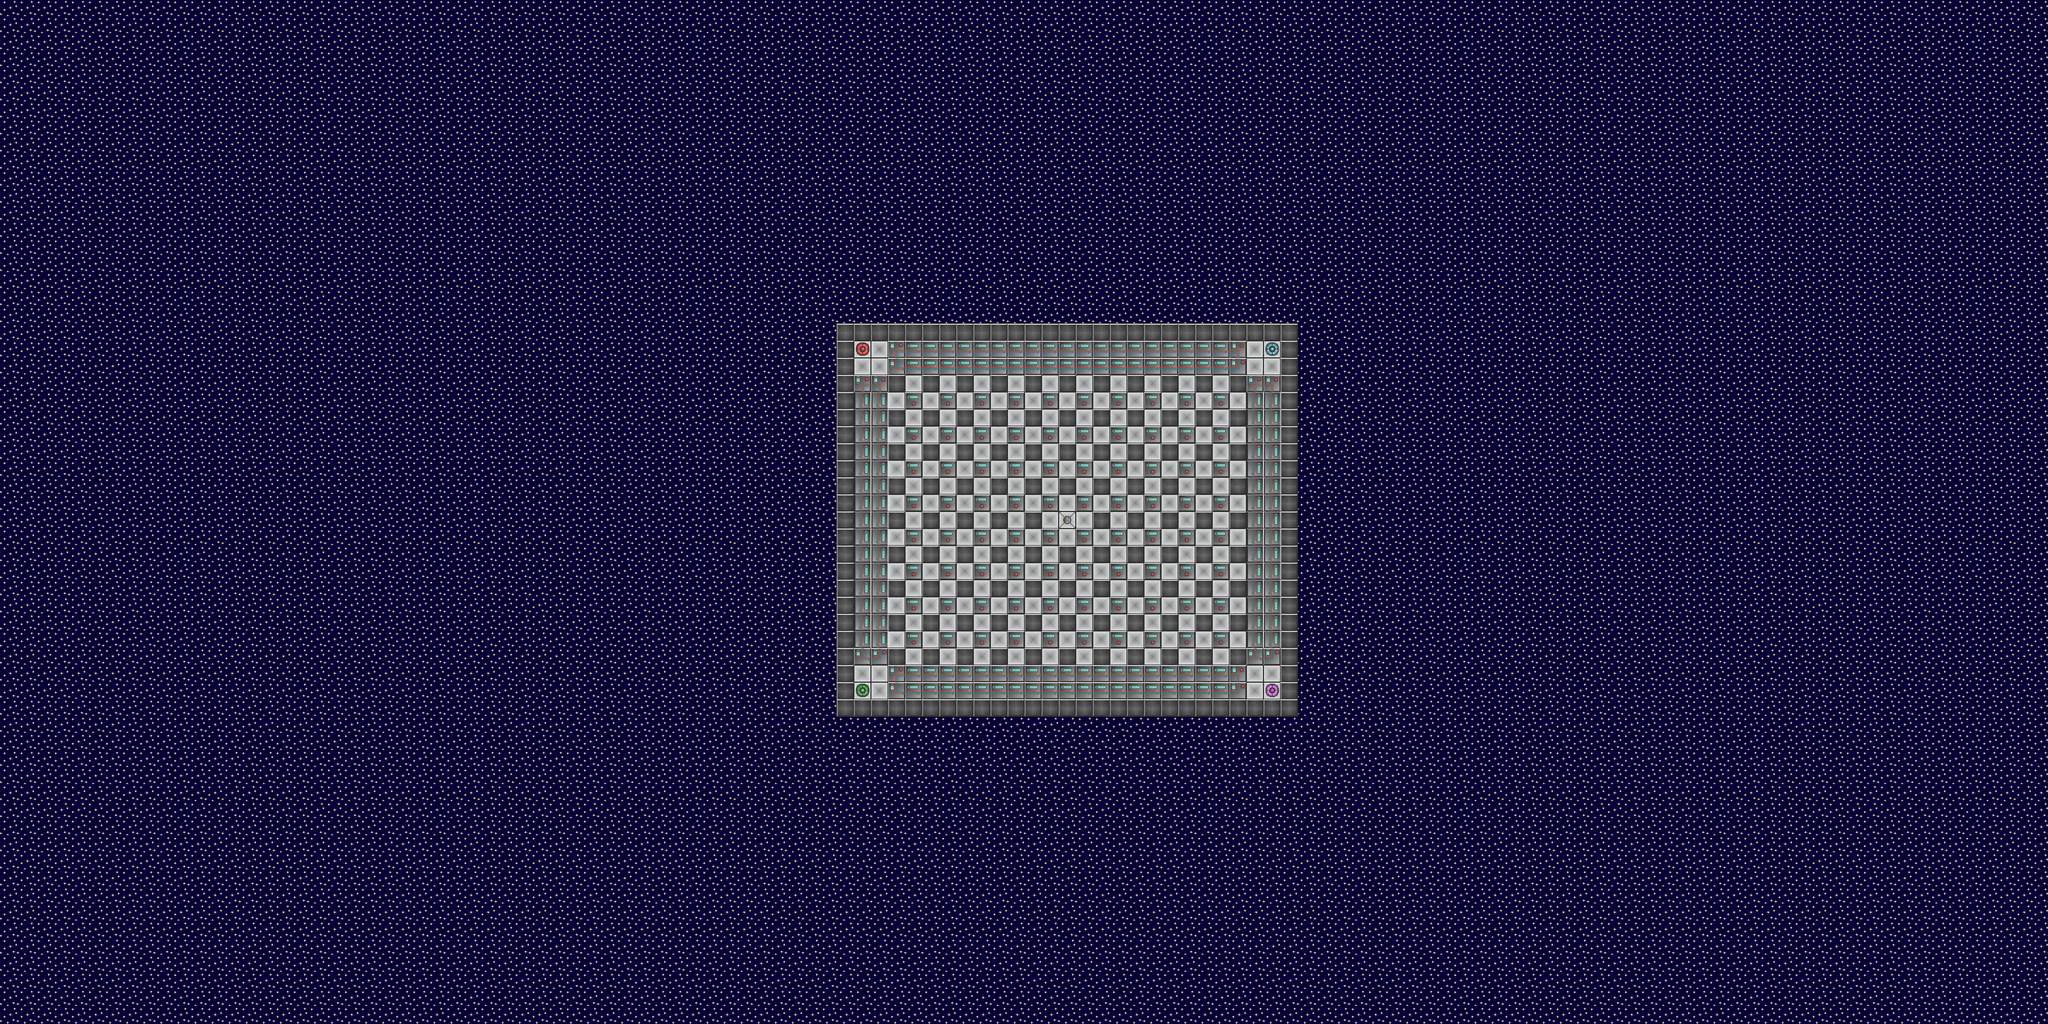

A level layout from a 2D game, rendered from its tile map. Below: a short description, then the map file with tile-grid data replaced by summaries:
An orthogonal 120x60 tile map with 32x32 px tiles, 5 tile layers (Background, Floor, Blocks, Items, ...), 2 tilesets.

<map version="1.0" orientation="orthogonal" renderorder="right-down" width="120" height="60" tilewidth="32" tileheight="32" nextobjectid="1">
 <tileset firstgid="1" name="map_tiles" tilewidth="34" tileheight="34" tilecount="28" columns="4">
  <image source="../blocks/map_tiles.png" width="136" height="256" />
  <tile id="2">
   <properties>
    <property name="Item-Spawner" value="" />
   </properties>
  </tile>
  <tile id="4">
   <properties>
    <property name="Spawn-P2" value="" />
   </properties>
  </tile>
  <tile id="5">
   <properties>
    <property name="Spawn-P3" value="" />
   </properties>
  </tile>
  <tile id="6">
   <properties>
    <property name="Spawn-P4" value="" />
   </properties>
  </tile>
  <tile id="7">
   <properties>
    <property name="Spawn-P1" value="" />
   </properties>
  </tile>
  <tile id="8">
   <properties>
    <property name="blocked" value="" />
    <property name="undestructable" value="" />
   </properties>
  </tile>
  <tile id="9">
   <properties>
    <property name="blocked" value="" />
    <property name="ghost-blocked" value="" />
    <property name="undestructable" value="" />
   </properties>
  </tile>
  <tile id="10">
   <properties>
    <property name="blocked" value="" />
   </properties>
  </tile>
  <tile id="11">
   <properties>
    <property name="blocked" value="" />
   </properties>
  </tile>
  <tile id="12">
   <properties>
    <property name="blocked" value="" />
   </properties>
  </tile>
  <tile id="13">
   <properties>
    <property name="blocked" value="" />
   </properties>
  </tile>
  <tile id="14">
   <properties>
    <property name="blocked" value="" />
   </properties>
  </tile>
  <tile id="15">
   <properties>
    <property name="blocked" value="" />
   </properties>
  </tile>
  <tile id="16">
   <properties>
    <property name="blocked" value="" />
   </properties>
  </tile>
  <tile id="17">
   <properties>
    <property name="blocked" value="" />
   </properties>
  </tile>
  <tile id="18">
   <properties>
    <property name="blocked" value="" />
   </properties>
  </tile>
  <tile id="19">
   <properties>
    <property name="blocked" value="" />
   </properties>
  </tile>
  <tile id="20">
   <properties>
    <property name="blocked" value="" />
   </properties>
  </tile>
  <tile id="21">
   <properties>
    <property name="blocked" value="" />
   </properties>
  </tile>
  <tile id="22">
   <properties>
    <property name="blocked" value="" />
   </properties>
  </tile>
  <tile id="23">
   <properties>
    <property name="blocked" value="" />
   </properties>
  </tile>
  <tile id="24">
   <properties>
    <property name="blocked" value="" />
   </properties>
  </tile>
  <tile id="25">
   <properties>
    <property name="blocked" value="" />
   </properties>
  </tile>
  <tile id="26">
   <properties>
    <property name="blocked" value="" />
   </properties>
  </tile>
  <tile id="27">
   <properties>
    <property name="blocked" value="" />
   </properties>
  </tile>
 </tileset>
 <tileset firstgid="29" name="background-credits" tilewidth="34" tileheight="34" tilecount="28" columns="4">
  <image source="../blocks/background-credits.png" width="136" height="256" />
 </tileset>
 <layer name="Background" width="120" height="60">
  <data>[7200 cells, 7200 non-empty, 1 distinct tile ids]</data>
 </layer>
 <layer name="Floor" width="120" height="60">
  <data>[7200 cells, 621 non-empty, 6 distinct tile ids]</data>
 </layer>
 <layer name="Blocks" width="120" height="60">
  <data>[7200 cells, 426 non-empty, 9 distinct tile ids]</data>
 </layer>
 <layer name="Items" width="120" height="60">
  <data>[7200 cells, 0 non-empty, 0 distinct tile ids]</data>
 </layer>
 <layer name="Bombs" width="120" height="60">
  <data>[7200 cells, 0 non-empty, 0 distinct tile ids]</data>
 </layer>
</map>
